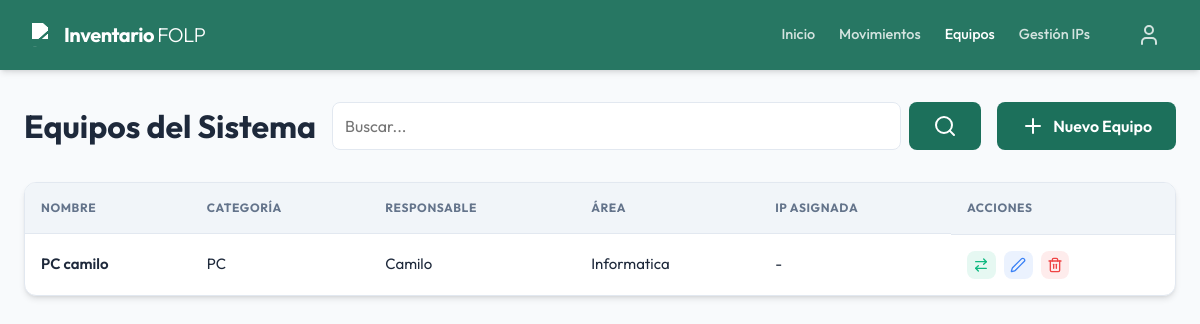
Page /activos/ (signed in) on the committed database.
### inventario/models.py (models this page shows, shortened)
class Item(models.Model):
    CATEGORIES = [
        ('PC', 'PC'),
        ('Impresora', 'Impresora'),
        ('Notebook', 'Notebook'),
        ('Redes', 'Redes'),
        ('Otro', 'Otro'),
    ]
    nombre = models.CharField(max_length=200)
    categoria = models.CharField(max_length=50, choices=CATEGORIES, default='Hardware')
    descripcion = models.TextField(blank=True, null=True)
    responsable = models.ForeignKey(Persona, on_delete=models.SET_NULL, null=True, blank=True, verbose_name="Responsable")
    responsable_otro = models.CharField(max_length=200, blank=True, null=True, verbose_name="Nombre de responsable (Otro)")
    area = models.ForeignKey(Area, on_delete=models.SET_NULL, null=True, blank=True, verbose_name="Área")
    class Meta:
        verbose_name = "Ítem"
        verbose_name_plural = "Ítems"

class Persona(models.Model):
    nombre_completo = models.CharField(max_length=200)
    rol = models.CharField(max_length=100, blank=True, null=True)
    class Meta:
        verbose_name = "Persona"
        verbose_name_plural = "Personas"

class Area(models.Model):
    nombre = models.CharField(max_length=100, verbose_name="Nombre del Área")
    class Meta:
        verbose_name = "Área"
        verbose_name_plural = "Áreas"

### inventario/views.py (the view)
# urls.py: path('activos/', views.ItemListView.as_view(), name='item_list'),
class ItemListView(LoginRequiredMixin, ListView):
    model = Item
    template_name = 'inventario/item_list.html'
    context_object_name = 'items'
    def get_queryset(self):
        queryset = super().get_queryset()
        query = self.request.GET.get('q')
        if query:
            queryset = queryset.filter(
                Q(nombre__icontains=query) |
                Q(codigo_patrimonial__icontains=query) |
                Q(categoria__icontains=query)
            )
        return queryset

### templates/inventario/item_list.html
{% extends 'base.html' %}
{% block content %}
<div class="page-header">
    <h1>Equipos del Sistema</h1>
    <form method="get" style="display: flex; gap: 0.5rem; flex: 1;">
        <input type="text" name="q" placeholder="Buscar..." value="{{ request.GET.q }}">
        <button type="submit" class="btn btn-primary">
            <i data-lucide="search"></i>
        </button>
    </form>
    <a href="{% url 'item_create' %}" class="btn btn-primary"
        style="display: inline-flex; align-items: center; gap: 0.5rem;">
        <i data-lucide="plus"></i> Nuevo Equipo
    </a>
</div>
<div class="table-container">
    <table>
        <thead>
            <tr>
                <th>Nombre</th>
                <th>Categoría</th>
                <th>Responsable</th>
                <th>Área</th>
                <th>IP Asignada</th>
                <th>Acciones</th>
            </tr>
        </thead>
        <tbody>
            {% for item in items %}
            <tr>
                <td style="font-weight: 600">{{ item.nombre }}</td>
                <td>{{ item.categoria }}</td>
                <td>
                    {% if item.responsable %}
                        {{ item.responsable.nombre_completo }}
                    {% elif item.responsable_otro %}
                        {{ item.responsable_otro }}
                    {% else %}
                        -
                    {% endif %}
                </td>
                <td>{{ item.area.nombre|default:"-" }}</td>
                <td>
                    {% if item.ip_asignada %}
                    <code
                        style="background: #f1f5f9; padding: 2px 6px; border-radius: 4px;">{{ item.ip_asignada.direccion_ip }}</code>
                    {% else %}
                    -
                    {% endif %}
                </td>
                <td style="display: flex; gap: 0.5rem; align-items: center;">
                    <a href="{% url 'transaction_create' %}?item={{ item.id }}" class="btn"
                        style="padding: 0.4rem; background: rgba(16, 185, 129, 0.1); color: #10b981; font-size: 0.8rem;"
                        title="Registrar Movimiento">
                        <i data-lucide="arrow-right-left" style="width: 16px; height: 16px;"></i>
                    </a>
                    <a href="{% url 'item_update' item.pk %}" class="btn"
                        style="padding: 0.4rem; background: rgba(59, 130, 246, 0.1); color: #3b82f6;" title="Editar">
                        <i data-lucide="edit-2" style="width: 16px; height: 16px;"></i>
                    </a>
                    <a href="{% url 'item_delete' item.pk %}" class="btn"
                        style="padding: 0.4rem; background: rgba(239, 68, 68, 0.1); color: #ef4444;" title="Eliminar">
                        <i data-lucide="trash-2" style="width: 16px; height: 16px;"></i>
                    </a>
                </td>
            </tr>
            {% empty %}
            <tr>
                <td colspan="7" style="text-align: center; padding: 2rem; color: var(--text-muted)">No se encontraron equipos</td>
            </tr>
            {% endfor %}
        </tbody>
    </table>
</div>
{% endblock %}

### static/css/main.css (style rules this page uses)
:root { --primary: #1c705b; --primary-dark: #145041; --primary-light: #2a9d82; --accent: #f4a261; --bg: #f8fafc; --card-bg: #ffffff; --text: #1e293b; --text-muted: #64748b; --border: #e2e8f0; --shadow: 0 4px 6px -1px rgb(0 0 0 / 0.1), 0 2px 4px -2px rgb(0 0 0 / 0.1); --radius: 12px; }
* { margin: 0; padding: 0; box-sizing: border-box; }
body { font-family: 'Outfit', 'Inter', system-ui, -apple-system, sans-serif; background-color: var(--bg); color: var(--text); line-height: 1.5; }
.btn { display: inline-flex; align-items: center; justify-content: center; padding: 0.75rem 1.5rem; border-radius: 8px; font-weight: 600; cursor: pointer; transition: all 0.2s; border: none; text-decoration: none; gap: 0.5rem; }
.btn-primary { background-color: var(--primary); color: white; }
.table-container { background: var(--card-bg); border-radius: var(--radius); border: 1px solid var(--border); overflow: hidden; box-shadow: var(--shadow); }
table { width: 100%; border-collapse: collapse; }
th { background: #f1f5f9; padding: 1rem; text-align: left; font-size: 0.75rem; text-transform: uppercase; letter-spacing: 0.05em; color: var(--text-muted); }
td { padding: 1rem; border-top: 1px solid var(--border); font-size: 0.9375rem; }
input, select, textarea { width: 100%; max-width: 100%; padding: 0.75rem; border-radius: 8px; border: 1px solid var(--border); font-family: inherit; font-size: 1rem; }
.page-header { display: flex; justify-content: space-between; align-items: center; margin-bottom: 2rem; gap: 1rem; }

### rows in the picture
Item: nombre "PC camilo", categoria "PC", responsable.nombre_completo "Camilo", area.nombre "Informatica"
